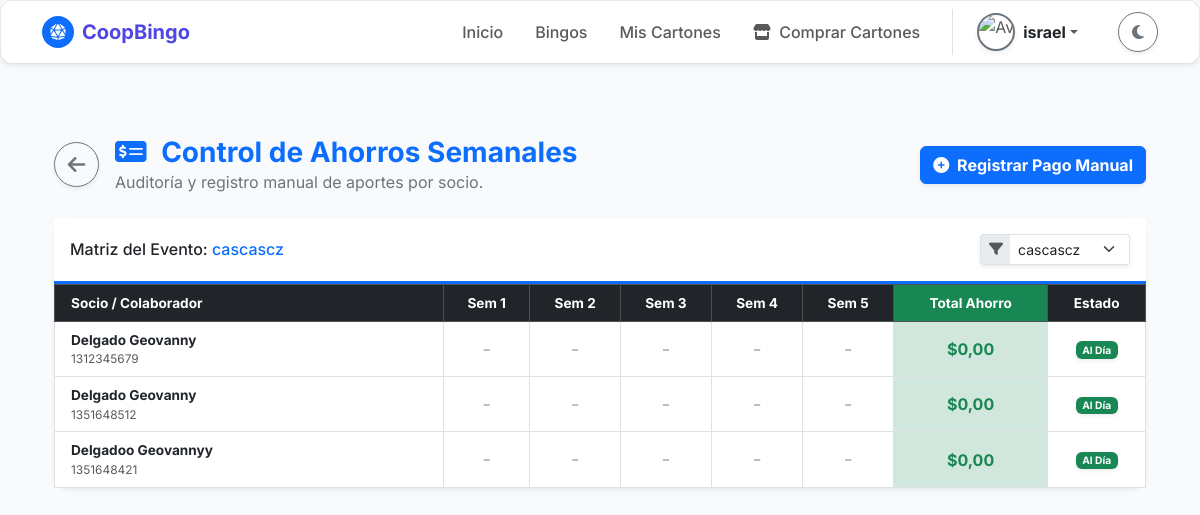
Before: /control_aportes/ (signed in) with the older database file.
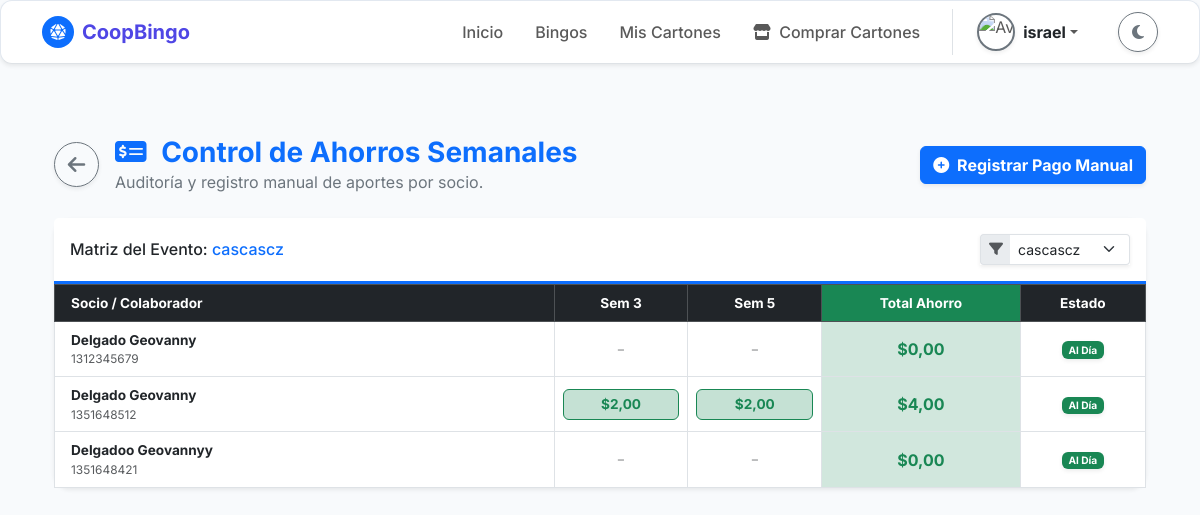
After: the same page with the newer database file.
### bingo/models.py (models this page shows, shortened)
class Socio(models.Model):
    SEXO_CHOICES = [
        ('H', 'Hombre'),
        ('M', 'Mujer'),
    ]
    ESTADO_CHOICES = [
        ('Activo', 'Activo'),
        ('Pendiente', 'Pendiente'),
        ('Inactivo', 'Inactivo'),
    ]
    idsocio = models.AutoField(primary_key=True)
    idtiposocio = models.ForeignKey(
        'TipoSocio',
        on_delete=models.PROTECT,
        db_column='idtiposocio',
        verbose_name="Tipo de Socio"
    )
    primernombresocio = models.CharField(max_length=40, verbose_name="Primer Nombre")
    segundonombresocio = models.CharField(max_length=40, null=True, blank=True, verbose_name="Segundo Nombre")
    primerapellidosocio = models.CharField(max_length=40, verbose_name="Primer Apellido")
    segundoapellidosocio = models.CharField(max_length=40, verbose_name="Segundo Apellido")
    nacionalidad = models.CharField(max_length=50, default='Ecuatoriana', verbose_name="Nacionalidad")
    correosocio = models.EmailField(max_length=200, unique=True, null=True, blank=True, verbose_name="Correo Electrónico")
    cisocio = models.CharField(
        max_length=10,
        unique=True,
        validators=[validar_cedula_ecuatoriana], # AQUÍ ESTÁ LA MAGIA
        verbose_name="Cédula de Identidad"
    )
    foto_cedula_frontal = models.ImageField(upload_to='media/socio/cedula/frontal/', null=True, blank=True, verbose_name="Foto Cédula Frontal")
    foto_cedula_trasera = models.ImageField(upload_to='media/socio/cedula/trasera/', null=True, blank=True, verbose_name="Foto Cédula Trasera")
    fotosocio = models.ImageField(
        upload_to='media/socio/foto/',
        null=True,
        blank=True,
        verbose_name="Avatar/Foto"
    )
    fechanacimientosocio = models.DateField(
        validators=[validarfechanacimiento],
        verbose_name="Fecha de Nacimiento",
        help_text="El socio no puede ser mayor de 100 años ni haber nacido en el futuro."
    )
    telefonopersonalsocio = models.CharField(max_length=10, verbose_name="Teléfono Personal")
    telefonotrabajosocio = models.CharField(max_length=25, null=True, blank=True, verbose_name="Teléfono Trabajo")
    direcciondomiciliosocio = models.CharField(max_length=255, verbose_name="Dirección Domicilio")
    direcciontrabajosocio = models.CharField(max_length=255, null=True, blank=True, verbose_name="Dirección Trabajo")
    sexosocio = models.CharField(
        max_length=1,
        choices=SEXO_CHOICES,
        null=True,
        blank=True,
        verbose_name="Sexo"
    )
    estadosocio = models.CharField(
        max_length=10,
        choices=ESTADO_CHOICES,
        default='Activo',
        verbose_name="Estado"
    )
    class Meta:
        db_table = 'Socio'
        verbose_name = 'Socio'
        verbose_name_plural = 'Socios'

class AporteSemanal(models.Model):
    ESTADO_APORTE_CHOICES = [
        ('Pendiente', 'Pendiente de Pago'),
        ('En Revision', 'En Revisión'),
        ('Al Dia', 'Al Día'),
        ('Atrasado', 'Atrasado'),
    ]
    METODO_INGRESO_CHOICES = [
        ('Efectivo', 'Efectivo'),
        ('Transferencia', 'Transferencia'),
        ('Fisico', 'Físico'),
    ]
    idaporte = models.AutoField(
        primary_key=True,
        verbose_name="ID de Aporte"
    )
    idsocio = models.ForeignKey(
        'Socio',
        on_delete=models.CASCADE,
        db_column='idsocio',
        verbose_name="Socio"
    )
    idregalo = models.ForeignKey(
        'Regalo',
        on_delete=models.CASCADE,
        db_column='idregalo',
        verbose_name="Regalo Asignado",
        null=True,
        blank=True,
    )
    idbingo = models.ForeignKey(
        'Bingo',
        on_delete=models.SET_NULL,
        null=True,
        blank=True,
        db_column='idbingo',
        verbose_name="Bingo Asociado"
    )
    numerosemana = models.IntegerField(
        null=True,
        blank=True,
        verbose_name="Número de Semana"
    )
    fechaplanificadadada = models.DateTimeField(
        verbose_name="Fecha Planificada"
    )
    fechaentregareal = models.DateTimeField(
        null=True,
        blank=True,
        verbose_name="Fecha de Entrega Real"
    )
    metodoingreso = models.CharField(
        max_length=50,
        choices=METODO_INGRESO_CHOICES,
        null=True,
        blank=True,
        verbose_name="Método de Ingreso"
    )
    referenciaingreso = models.CharField(
        max_length=100,
        null=True,
        blank=True,
        verbose_name="Referencia/Comprobante"
    )
    estadoaporte = models.CharField(
        max_length=20,
        choices=ESTADO_APORTE_CHOICES,
        null=True,
        blank=True,
        verbose_name="Estado del Aporte"
    )
    montoaporte = models.DecimalField(
        max_digits=10,
        decimal_places=2,
        default=Decimal('0.00'),
        validators=[MinValueValidator(Decimal('0.00'))],
        verbose_name="Monto del Aporte"
    )
    idmetodopago = models.ForeignKey(
        'MetodoPago',
        on_delete=models.SET_NULL,
        null=True,
        blank=True,
        db_column='idmetodopago',
        verbose_name="Cuenta de Destino"
    )
    comprobanteaporte = models.FileField(
        upload_to='media/aportes/comprobantes/',
        null=True,
        blank=True,
        verbose_name="Comprobante de Cuota Semanal"
    )
    class Meta:
        db_table = 'AporteSemanal'
        verbose_name = 'Aporte Semanal'
        verbose_name_plural = 'Control de Aportes Semanales'
        constraints = [
            models.CheckConstraint(
                condition=models.Q(estadoaporte__in=['Pendiente', 'En Revision', 'Al Dia', 'Atrasado']),
                name='chk_aportesemanal_estadoaporte'
            ),
            models.CheckConstraint(
                condition=models.Q(metodoingreso__in=['Efectivo', 'Transferencia', 'Fisico']) | models.Q(metodoingreso__isnull=True),
                name='chk_aportesemanal_metodoingreso'
            )
        ]

### bingo/views.py (the view, shortened to what this page needs)
# urls.py: path('control_aportes/', views.control_aportes, name='control_aportes'),
@login_required
def control_aportes(request):
    if not request.user.is_staff:
        messages.error(request, "Acceso exclusivo para el personal de administración.")
        return redirect('inicio')
    id_bingo = request.GET.get('bingo_id')
    if id_bingo:
        bingo_seleccionado = Bingo.objects.filter(idbingo=id_bingo).first()
    else:
        bingo_seleccionado = Bingo.objects.filter(estadobingo='En Curso').first() or Bingo.objects.order_by('-fechaprogramadabingo').first()
    if not bingo_seleccionado:
        return render(request, 'administrador/control_aportes.html', {'error': 'No hay eventos de bingo creados.'})
    socios = Socio.objects.filter(estadosocio='Activo').order_by('primerapellidosocio', 'primernombresocio')
    aportes = AporteSemanal.objects.filter(idbingo=bingo_seleccionado).select_related('idsocio')
    semanas_query = aportes.values_list('numerosemana', flat=True).distinct().order_by('numerosemana')
    semanas = list(semanas_query) if semanas_query.exists() else list(range(1, 6))
    matriz_socios = {}
    for socio in socios:
        matriz_socios[socio.idsocio] = {
            'objeto_socio': socio,
            'semanas_data': {sem: None for sem in semanas},
            'total_acumulado': Decimal('0.00'),
            'tiene_atrasos': False
        }
    for aporte in aportes:
        s_id = aporte.idsocio_id
        if s_id in matriz_socios:
            if aporte.numerosemana in matriz_socios[s_id]['semanas_data']:
                matriz_socios[s_id]['semanas_data'][aporte.numerosemana] = {
                    'monto': aporte.montoaporte,
                    'estado': aporte.estadoaporte,
                    'id_aporte': getattr(aporte, 'idaporte', getattr(aporte, 'id', None)) # Respaldo por si varía el nombre del ID
                }
                if aporte.estadoaporte == 'Al Dia':
                    matriz_socios[s_id]['total_acumulado'] += Decimal(str(aporte.montoaporte))
                elif aporte.estadoaporte == 'Atrasado':
                    matriz_socios[s_id]['tiene_atrasos'] = True
    context = {
        'bingo_seleccionado': bingo_seleccionado,
        'todos_los_bingos': Bingo.objects.all().order_by('-fechaprogramadabingo'),
        'semanas': semanas,
        'matriz_socios': matriz_socios.values(),
    }
    return render(request, 'administrador/control_aportes.html', context)

### bingo/templates/administrador/control_aportes.html (shortened to what the changed rows need)
{% extends 'comunes/base.html' %} {% comment %} Asegúrate de que esta sea la ruta correcta a tu plantilla base {% endcomment %}
{% load static %}
{% block content %}
<div class="container-fluid py-4 animate__animated animate__fadeIn">
    <div class="row mb-4 align-items-center">
        <div class="col-md-8 d-flex align-items-center gap-3">
            <div>
                <h2 class="h3 mb-0 text-primary fw-bold">
                    <i class="fas fa-money-check-alt me-2"></i> Control de Ahorros Semanales
                </h2>
            </div>
        </div>
    </div>
    <div class="card shadow-sm border-0 rounded-4 mb-4">
        <div class="card-body p-0">
            <div class="table-responsive" style="max-height: 600px; overflow-y: auto;">
                <table class="table table-hover table-bordered text-center align-middle mb-0" style="font-size: 0.85rem;">
                    <thead class="table-dark" style="position: sticky; top: 0; z-index: 10;">
                        <tr>
                            <th class="text-start ps-3" style="min-width: 250px;">Socio / Colaborador</th>
                            {% for sem in semanas %}
                                <th>Sem {{ sem }}</th>
                            {% endfor %}
                            <th class="bg-success text-white">Total Ahorro</th>
                            <th>Estado</th>
                        </tr>
                    </thead>
                    <tbody>
                        {% for renglon in matriz_socios %}
                        <tr>
                            <td class="text-start ps-3 fw-bold text-body">
                                {{ renglon.objeto_socio.primerapellidosocio }} {{ renglon.objeto_socio.primernombresocio }}
                                <small class="text-muted d-block fw-normal">{{ renglon.objeto_socio.cisocio }}</small>
                            </td>
                            {% for sem in semanas %}
                                <td class="p-2">
                                    {% for num_sem, info in renglon.semanas_data.items %}
                                        {% if num_sem == sem %}
                                            {% if info %}
                                                {% if info.estado == 'Al Dia' %}
                                                    <div class="bg-success bg-opacity-25 text-success p-1 rounded fw-bold border border-success">
                                                        ${{ info.monto }}
                                                    </div>
                                                {% else %}
                                                    <div class="bg-danger bg-opacity-25 text-danger p-1 rounded fw-bold border border-danger" title="Atrasado">
                                                        ${{ info.monto }}
                                                    </div>
                                                {% endif %}
                                            {% else %}
                                                <span class="text-muted opacity-50" style="font-size: 1.2rem;">-</span>
                                            {% endif %}
                                        {% endif %}
                                    {% endfor %}
                                </td>
                            {% endfor %}
                            <td class="fw-bold bg-success-subtle text-success fs-6">
                                ${{ renglon.total_acumulado }}
                            </td>
                            <td>
                                {% if renglon.tiene_atrasos %}
                                    <span class="badge bg-warning text-dark shadow-sm">Con Atrasos</span>
                                {% else %}
                                    <span class="badge bg-success shadow-sm">Al Día</span>
                                {% endif %}
                            </td>
                        </tr>
                        {% endfor %}
                    </tbody>
                </table>
            </div>
        </div>
    </div>
</div>
{% endblock %}

Changed rows visible on the page:
computed for Socio (number 2 of 3 on the later page): total_acumulado "0,00" → "4,00"
added AporteSemanal: monto "2,00"
added AporteSemanal: monto "2,00"
Other visible differences:
list line gone: "Sem 1"
list line gone: "Sem 2"
list line gone: "Sem 4"
